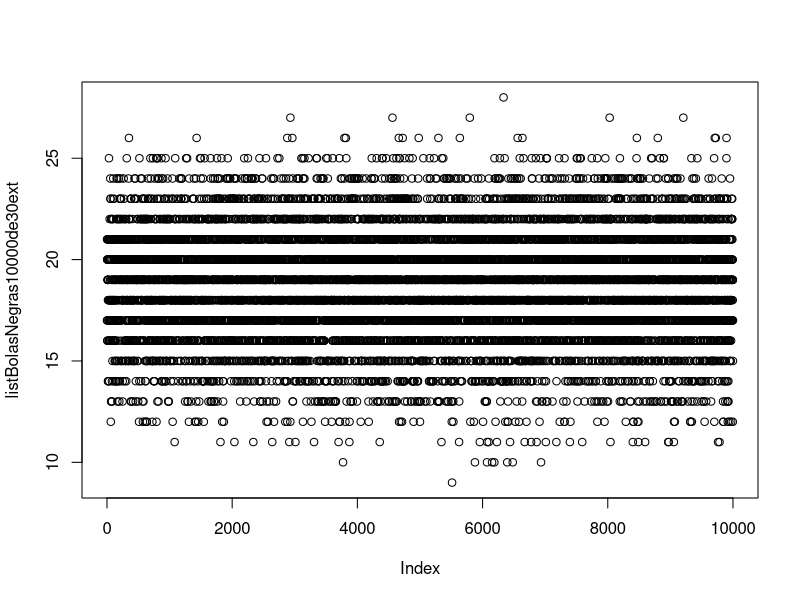

Generate this figure with R:
bolas = c(1,1,1,0,0,0,0,0)

# a)
  unaExtraccion = sample(bolas, 1)
  unaExtraccion
  
  # otra forma de hacerlo seria:
  unaExtraccion_v2 = sample(c(1,0), 1, prob = c(3/8,5/8)) # prob asigna a 1, la probabilidad de 3/8 y a 0, 5/8.
  unaExtraccion_v2
  
# b)
  ochoExtracciones = sample(bolas, 8, rep = T)
  ochoExtracciones

# c)
  # Retorna la cantidad de bolas negras de 30 extracciones
  set.seed(111) # Setea la semilla
  bolasNegras30ext = function(x){
                        30 - sum(sample(bolas, 30, rep = T))
                     }
  
  # Aplica la funcion a cada elemento del arreglo de 1 a 10000
  listBolasNegras10000de30ext = sapply(1:10000, bolasNegras30ext)
  table(listBolasNegras10000de30ext)
  plot(listBolasNegras10000de30ext)
  